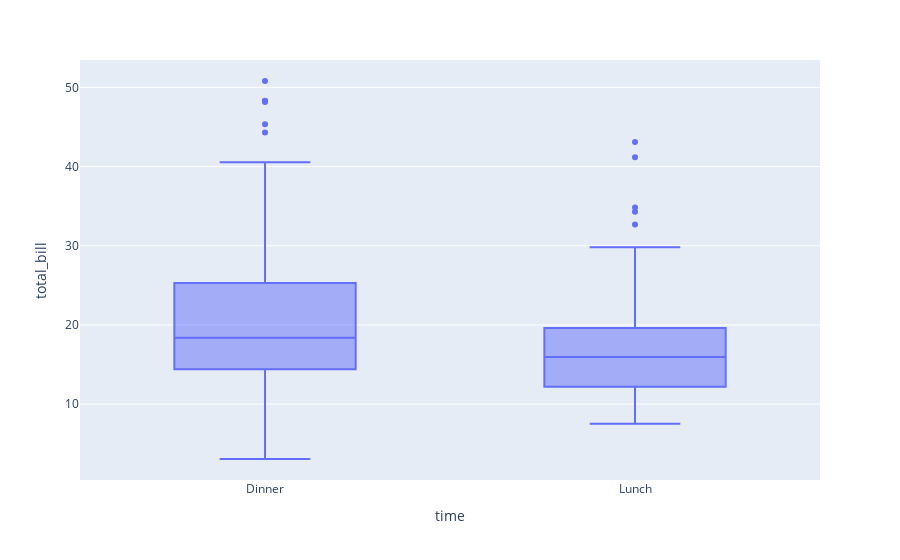

Notebook cell for this chart:
### Code cell
fig2=px.box(data2,x='time',y='total_bill')
fig2.show()

### Figure 1 — Plotly figure (JSON) as saved in the notebook; plotly's stock layout.template omitted (floating-point values rounded to 4 significant figures; data arrays with more than 128 entries replaced by an {"elided": "..."} marker saying what was removed)
{"data": [{"alignmentgroup": "True", "hovertemplate": "time=%{x}<br>total_bill=%{y}<extra></extra>", "legendgroup": "", "marker": {"color": "#636efa"}, "name": "", "notched": false, "offsetgroup": "", "orientation": "v", "showlegend": false, "type": "box", "x": {"elided": "244 str values"}, "x0": " ", "xaxis": "x", "y": {"elided": "244 float values"}, "y0": " ", "yaxis": "y"}], "layout": {"autosize": true, "boxmode": "group", "legend": {"tracegroupgap": 0}, "margin": {"t": 60}, "xaxis": {"anchor": "y", "autorange": true, "domain": [0, 1], "range": [-0.5, 1.5], "title": {"text": "time"}, "type": "category"}, "yaxis": {"anchor": "x", "autorange": true, "domain": [0, 1], "range": [0.4178, 53.46], "title": {"text": "total_bill"}, "type": "linear"}}}
